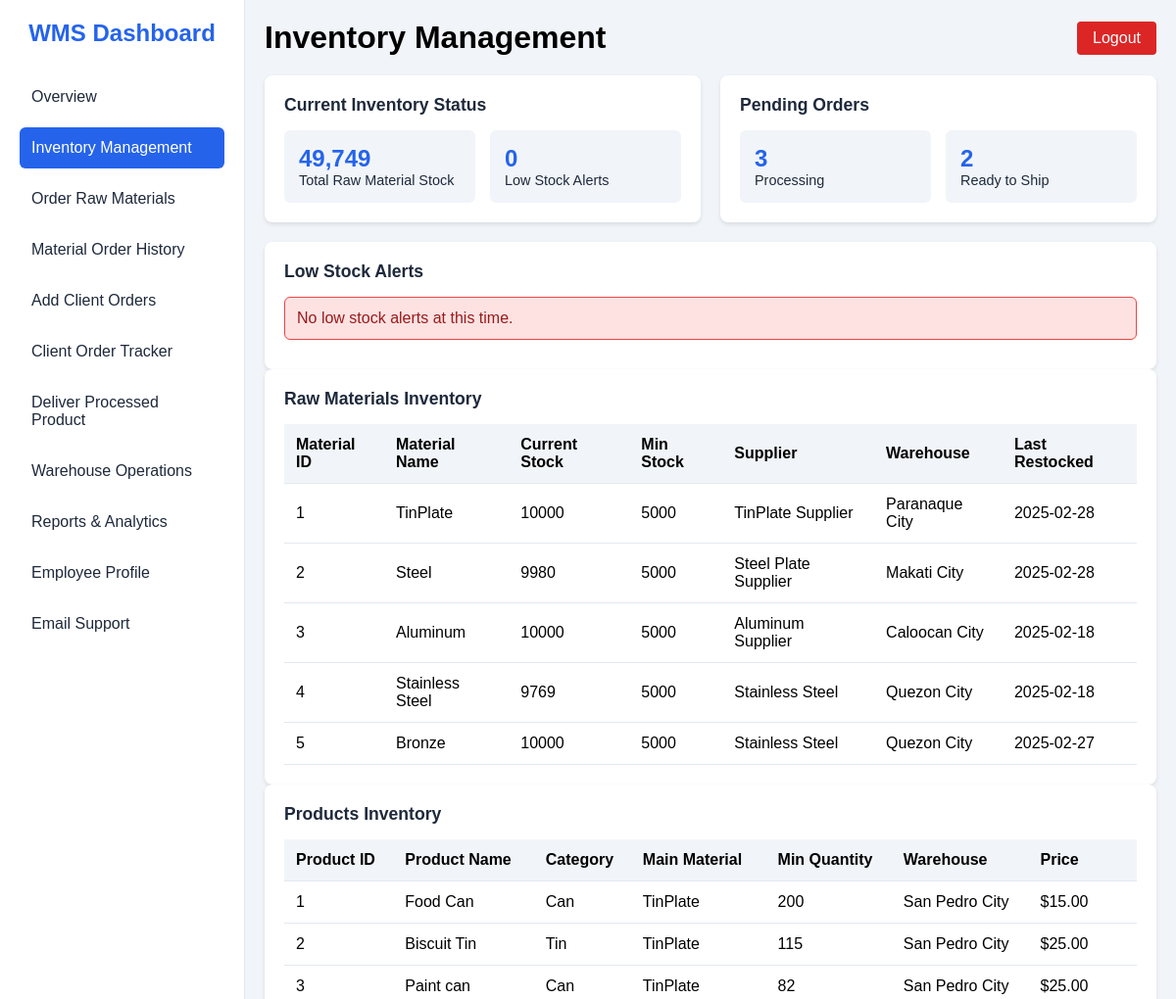
Before: /employee/inventory.php (signed in, upper part) with the older database file.
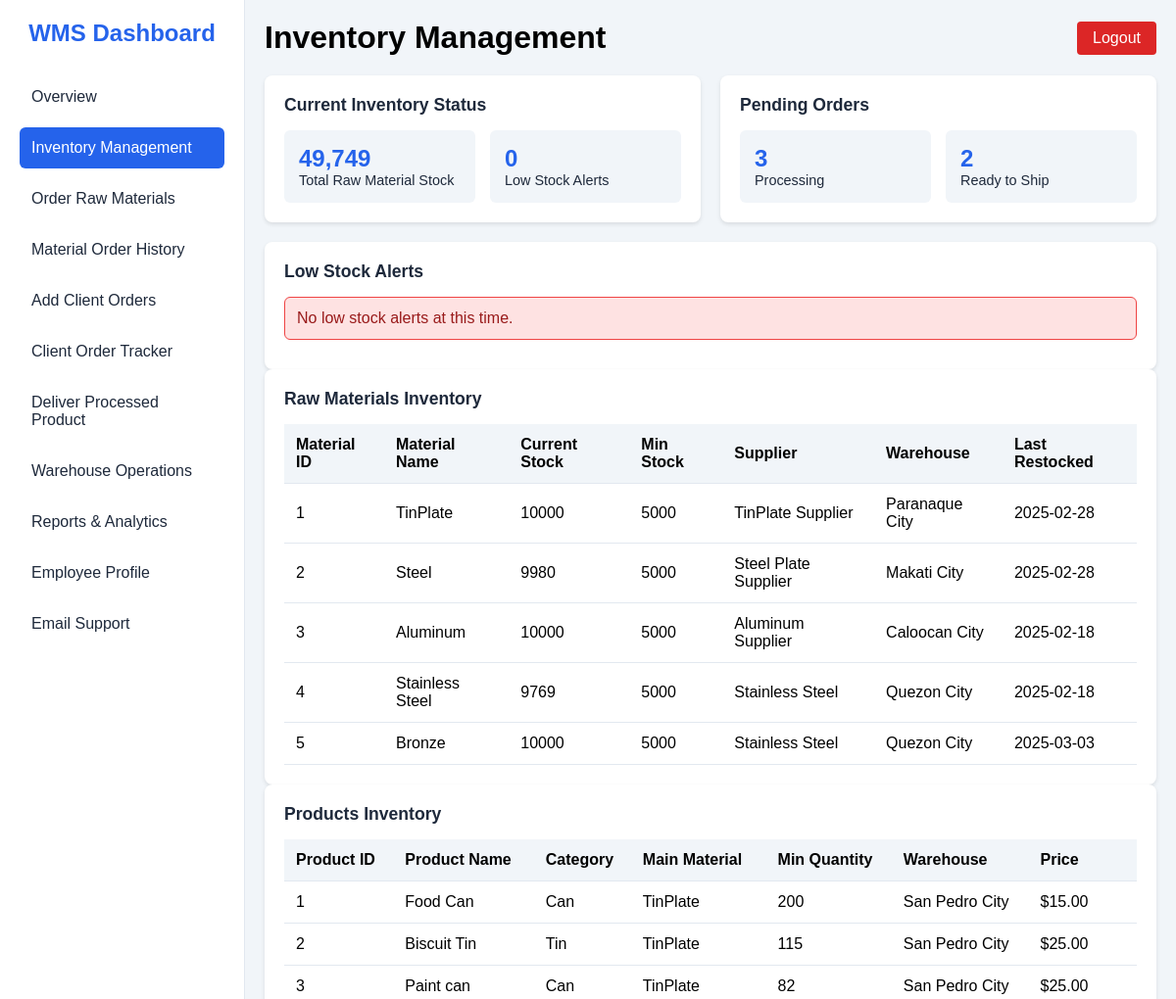
After: the same page with the newer database file.
### tables this page shows
CREATE TABLE `rawmaterials` (
  `MaterialID` int(11) NOT NULL,
  `MaterialName` varchar(100) NOT NULL,
  `SupplierID` int(11) DEFAULT NULL,
  `QuantityInStock` int(11) DEFAULT NULL,
  `UnitCost` decimal(10,2) DEFAULT NULL,
  `LastRestockedDate` date DEFAULT NULL,
  `MinimumStock` int(11) DEFAULT NULL,
  `raw_warehouse` varchar(255) NOT NULL,
  `raw_material_img` varchar(255) NOT NULL
);

CREATE TABLE `suppliers` (
  `SupplierID` int(11) NOT NULL,
  `SupplierName` varchar(100) NOT NULL,
  `ContactPerson` varchar(100) DEFAULT NULL,
  `Phone` varchar(20) DEFAULT NULL,
  `Email` varchar(100) DEFAULT NULL,
  `Address` varchar(255) DEFAULT NULL
);

### employee/inventory.php (the view, shortened to what the changed rows need)
<?php
require_once '../layouts/employeeHeader.php';
$servername = "localhost";
$username = "root";
$password = "";
$dbname = "stockport";
$conn = new mysqli($servername, $username, $password, $dbname);
?>
<!DOCTYPE html>
<html lang="en">
<head>
    <link rel="stylesheet" href="../assets/css/eminventory.css">
</head>
<body>
    <div class="container">
        <div class="main-content">
            <div class="card">
                <table class="table">
                    <thead>
                        <tr>
                            <th>Material ID</th>
                            <th>Material Name</th>
                            <th>Current Stock</th>
                            <th>Min Stock</th>
                            <th>Supplier</th>
                            <th>Warehouse</th>
                            <th>Last Restocked</th>
                        </tr>
                    </thead>
                    <tbody>
                    <?php
                    $materialsQuery = "SELECT r.MaterialID, r.MaterialName, r.QuantityInStock,
                                      r.MinimumStock, s.SupplierName, r.raw_warehouse, r.LastRestockedDate
                                      FROM rawmaterials r
                                      JOIN suppliers s ON r.SupplierID = s.SupplierID
                                      ORDER BY r.QuantityInStock < r.MinimumStock DESC, r.MaterialID ASC";
                    $materialsResult = $conn->query($materialsQuery);
                    if ($materialsResult && $materialsResult->num_rows > 0) {
                        while ($row = $materialsResult->fetch_assoc()) {
                            $rowClass = $row['QuantityInStock'] < $row['MinimumStock'] ? 'class="low-stock"' : '';
                            echo "<tr $rowClass>";
                            echo "<td>" . $row['MaterialID'] . "</td>";
                            echo "<td>" . $row['MaterialName'] . "</td>";
                            echo "<td>" . $row['QuantityInStock'] . "</td>";
                            echo "<td>" . $row['MinimumStock'] . "</td>";
                            echo "<td>" . $row['SupplierName'] . "</td>";
                            echo "<td>" . $row['raw_warehouse'] . "</td>";
                            echo "<td>" . $row['LastRestockedDate'] . "</td>";
                            echo "</tr>";
                        }
                    } else {
                        echo "<tr><td colspan='7'>No materials found</td></tr>";
                    }
                    ?>
                    </tbody>
                </table>
            </div>
            <div class="card">
                <table class="table">
                    <thead>
                        <tr>
                            <th>Product ID</th>
                            <th>Product Name</th>
                            <th>Category</th>
                            <th>Main Material</th>
                            <th>Min Quantity</th>
                            <th>Warehouse</th>
                            <th>Price</th>
                        </tr>
                    </thead>
                </table>
            </div>
        </div>
    </div>
</body>
</html>

Changed rows visible on the page:
changed rawmaterials "Bronze": LastRestockedDate "2025-02-27" → "2025-03-03"
